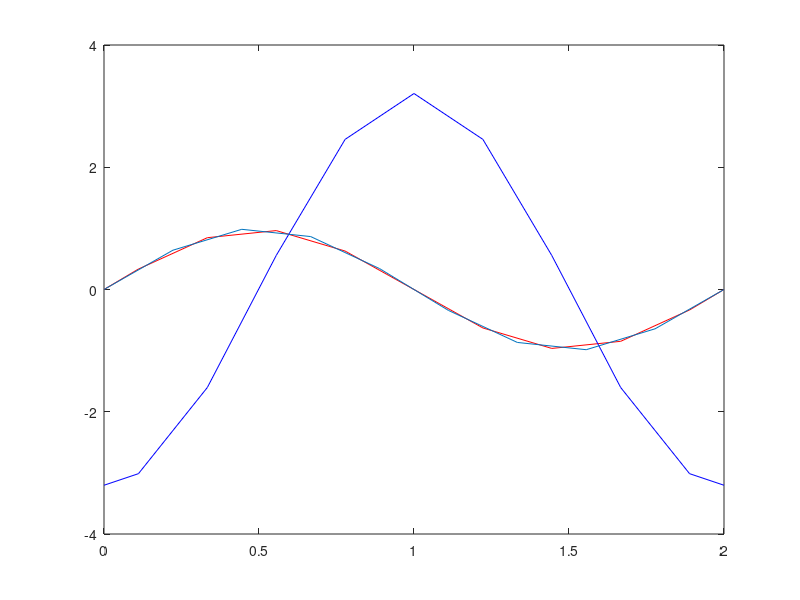

Write the MATLAB code that produced this figure.
% clear;
% clc;
hold off;

f = @(x) pi*pi*sin(pi*x);
u_eksakt = @(x) sin(pi*x);

X = 2;
N = 10;
x_val = linspace(0,X,N);
dx = x_val(2)-x_val(1);

% x_ny for mean value of edge-potential
count = 0;
for i = 2:N
    x_ny(i) = dx*(0.5 + count);
    count = count + 1;
end
x_ny(1) = 0;
x_ny(N+1) = x_ny(N)+0.5*dx;

A = -1;
B = 2;

A = diag(A*ones(1,N-3),1) + diag(B*ones(1,N-2)) + diag(A*ones(1,N-3),-1);

b = zeros(N,1);
X = zeros(N,1);


for i = 1:N
    b(i) = dx^2 * f(x_val(i));
end

b(1) = 0;
b(N) = 0;

u(2:N-1) = A\b(2:N-1); % Matrisen er kun gyldig for ikke-randpunktene
u(1) = 0;
u(N) = 0;

% Creates a v-vector with average values of u between cells
for i = 2:N
    v(i) = (u(i-1)+u(i))/2;
end
v(1) = 0;
v(N+1) = 0; 

plot(x_ny,v,'r')
hold on
% Calculating and plotting q
% k = 1 is a kind constant. In heat transfer situations, higher k will mean
% higher transport of heat or something.
k = 1; 
for i = 2:N
   q(i) = -k * (u(i) - u(i-1))/dx;
end

q(1) = q(2) + pi*cos(pi*dx*0.5)-pi;

%NBNBNB JUKS KANSKJE
q(N+1) = q(1);

plot(x_ny,q,'b')
hold on

plot(x_val,u_eksakt(x_val))
% Calculating the "energy error interval"
error_grad_greier = 0;

for i = 1:N
    
   b_i0 = q(i+1); 
   b_i1 = (q(i+1)-q(i))/dx;
   a_i1 = (v(i+1)-v(i))/dx;
   if i == 1
       dX = 0.5*dx;
   elseif i == N 
       dX = 0.5*dx;    
   else 
       dX = dx;
   end  
   error_grad_greier(i) = dX*(1/k)*((b_i0 + k*a_i1)^2 + ... 
   + b_i1*dX*(b_i0 + k*a_i1) * (dX^2)/3 * b_i1^2);
end



% Conservation integral

cons_int = 0;

for i = 2:N
    
    b_i1 = (q(i+1)-q(i))/dx;
    
    cons_int = cons_int + dx*((pi^4)/2 + b_i1^2) + ((pi^3)/4)*(sin(2*pi*x_ny(i)) - ...
        sin(2*pi*x_ny(i+1))) + 2*pi*b_i1*(cos(pi*x_ny(i+1)) - cos(pi*x_ny(i)));
    
end

cons_int
